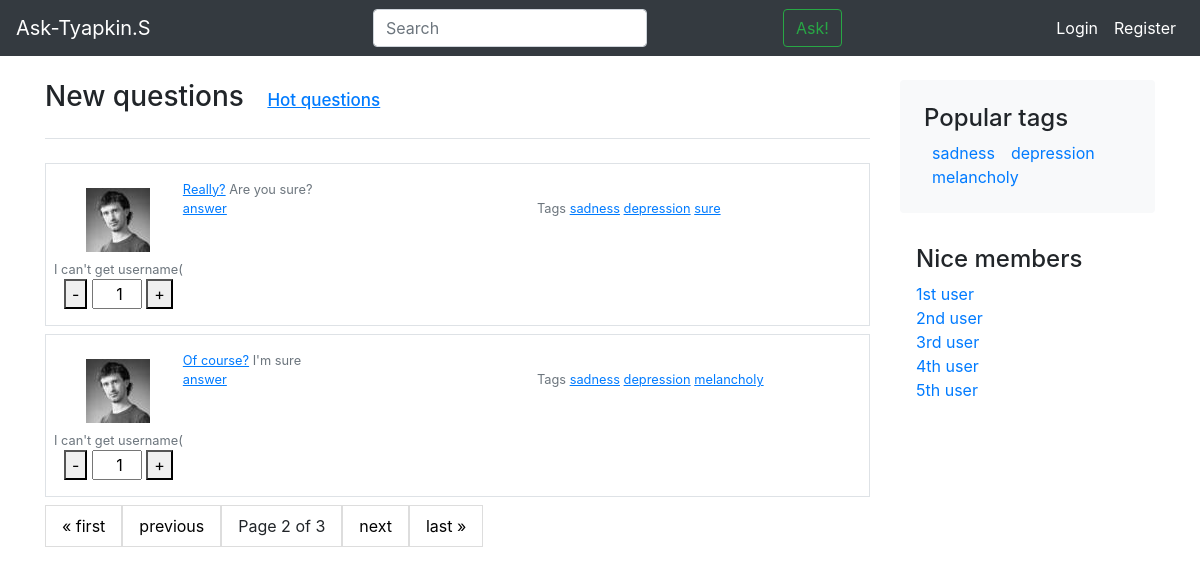
Page /listing/?page=2 on the committed database.
### blog/models.py (models this page shows, shortened)
class Question(models.Model):
    title = models.CharField(max_length=1024, verbose_name='Title')
    text = models.TextField(verbose_name='Text', default="")
    date_create = models.DateField(auto_now_add=True, verbose_name='Create date')
    author = models.ForeignKey('Author', on_delete=models.CASCADE)
    tags = models.CharField(max_length=1024, verbose_name='Tags')
    objects = QuestionManager()
    class Meta:
        verbose_name = 'Question'
        verbose_name_plural = 'Questions'

### app/views.py (the view)
# urls.py: path('listing/', views.listing, name="home"),
def listing(request):
    questions = Question.objects.all()
    paginator = Paginator(questions, 2)
    page = request.GET.get('page', 1)
    questions = paginator.get_page(page)
    return render(request, 'index.html', {'questions': questions})

### templates/index.html
{% extends 'inc/base.html' %}
{% load static %}
{% block content %}
  <h3 class="pb-4 mb-4 border-bottom">
    New questions
    <a href="{% url 'hot'%}" class="text-u" style="font-size: 17px; padding-left: 1rem;">
      Hot questions
    </a>
  </h3>
    {% for question in questions %}
      {% include 'inc/one_question.html' %}
    {% endfor %}
<ul class="pagination">
    {% if questions.has_previous %}
    <li><a href="?page=1">&laquo; first</a></li>
    <li><a href="?page={{ questions.previous_page_number }}">previous</a></li>
    {% else %}
    <li><a style="color: gray">&laquo; first</a></li>
    <li><a style="color: gray">previous</a></li>
    {% endif %}
    <li>
        <a>Page {{ questions.number }} of {{ questions.paginator.num_pages }}</a>
    </li>
    {% if questions.has_next %}
    <li><a href="?page={{ questions.next_page_number }}">next</a></li>
    <li><a href="?page={{ questions.paginator.num_pages }}">last &raquo;</a></li>
    {% else %}
    <li><a style="color: gray">next</a></li>
    <li><a style="color: gray">last &raquo;</a></li>
    {% endif %}
</ul>
{% endblock content %}

### templates/inc/one_question.html
{% load static %}
<div class="media text-muted pt-3 border p-2 mb-2">
      <ol class="list-unstyled mb-0" style="text-align: center">
          <img src="{% static 'img/your_avatar.jpg' %}" class="p-2" alt="Avatar">
          <div class="small"><span>I can't get username(</span></div>
        <li>
          <div class="def-number-input number-input safari_only">
            <button onclick="this.parentNode.querySelector('input[type=number]').stepDown()" class="minus">-</button>
            <label><input class="quantity" min="0" name="quantity" value="1" type="number" style="pointer-events: none; width: 50px; text-align: right;"></label>
            <button onclick="this.parentNode.querySelector('input[type=number]').stepUp()" class="plus">+</button>
          </div>
        </li>
      </ol>
      <div class="media-body pb-3 mb-0 small lh-125">
        <a href="{% url 'question' question.id%}" class="text-u">{{ question.title }}</a>
        <span>{{ question.text }}</span>
        <div class="row mb-3">
          <div class="col-6">
            <a href="{% url 'question' question.id%}" class="text-u">answer</a></div>
          <div class="col-6">
            <span>Tags</span>
              {% for ntag in question.tags.split %}
                 <a href="{% url 'tag' ntag %}" class="text-u">{{ ntag }}</a>
              {% endfor %}
          </div>
        </div>
      </div>
</div>

### static/css/navbar-top.css (style rules this page uses)
body { min-height: 75rem; }
.text-u { text-decoration: underline; }
ul.pagination li a { color: black; float: left; padding: 8px 16px; text-decoration: none; border: 1px solid #ddd; }

### rows in the picture
Question: title "Really?", text "Are you sure?", split "sadness" "depression" "sure"
Question: title "Of course?", text "I'm sure", split "sadness" "depression" "melancholy"

### other values in the picture
{{ questions.number }} "2"
{{ questions.paginator.num_pages }} "3"
